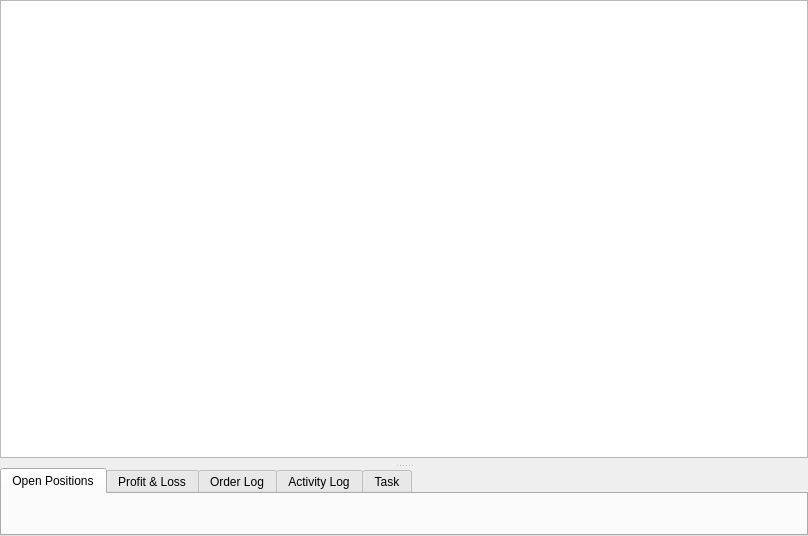
<?xml version="1.0" encoding="UTF-8"?>
<ui version="4.0">
 <class>BlotterWindow</class>
 <widget class="QWidget" name="BlotterWindow">
  <property name="geometry">
   <rect>
    <x>0</x>
    <y>0</y>
    <width>808</width>
    <height>536</height>
   </rect>
  </property>
  <property name="windowTitle">
   <string>Blotter</string>
  </property>
  <property name="windowIcon">
   <iconset resource="../../Resources/Resources.qrc">
    <normaloff>:/icons/window_earth.png</normaloff>:/icons/window_earth.png</iconset>
  </property>
  <layout class="QVBoxLayout" name="verticalLayout">
   <property name="spacing">
    <number>0</number>
   </property>
   <property name="leftMargin">
    <number>0</number>
   </property>
   <property name="topMargin">
    <number>0</number>
   </property>
   <property name="rightMargin">
    <number>0</number>
   </property>
   <property name="bottomMargin">
    <number>0</number>
   </property>
   <item>
    <widget class="QSplitter" name="m_splitter">
     <property name="frameShape">
      <enum>QFrame::NoFrame</enum>
     </property>
     <property name="frameShadow">
      <enum>QFrame::Plain</enum>
     </property>
     <property name="midLineWidth">
      <number>0</number>
     </property>
     <property name="orientation">
      <enum>Qt::Vertical</enum>
     </property>
     <property name="handleWidth">
      <number>4</number>
     </property>
     <widget class="QWidget" name="m_tasks" native="true">
      <layout class="QVBoxLayout" name="verticalLayout_2">
       <property name="spacing">
        <number>6</number>
       </property>
       <property name="leftMargin">
        <number>0</number>
       </property>
       <property name="topMargin">
        <number>0</number>
       </property>
       <property name="rightMargin">
        <number>0</number>
       </property>
       <property name="bottomMargin">
        <number>6</number>
       </property>
       <item>
        <widget class="QTableView" name="m_taskTable">
         <property name="contextMenuPolicy">
          <enum>Qt::CustomContextMenu</enum>
         </property>
         <property name="alternatingRowColors">
          <bool>true</bool>
         </property>
         <property name="selectionBehavior">
          <enum>QAbstractItemView::SelectRows</enum>
         </property>
         <property name="showGrid">
          <bool>false</bool>
         </property>
         <property name="sortingEnabled">
          <bool>true</bool>
         </property>
         <attribute name="horizontalHeaderHighlightSections">
          <bool>false</bool>
         </attribute>
         <attribute name="horizontalHeaderStretchLastSection">
          <bool>false</bool>
         </attribute>
         <attribute name="verticalHeaderVisible">
          <bool>false</bool>
         </attribute>
         <attribute name="verticalHeaderHighlightSections">
          <bool>false</bool>
         </attribute>
        </widget>
       </item>
      </layout>
     </widget>
     <widget class="QTabWidget" name="m_summary">
      <property name="sizePolicy">
       <sizepolicy hsizetype="Preferred" vsizetype="Preferred">
        <horstretch>0</horstretch>
        <verstretch>0</verstretch>
       </sizepolicy>
      </property>
      <property name="tabPosition">
       <enum>QTabWidget::North</enum>
      </property>
      <property name="tabShape">
       <enum>QTabWidget::Rounded</enum>
      </property>
      <property name="currentIndex">
       <number>0</number>
      </property>
      <widget class="Spire::OpenPositionsWidget" name="m_openPositionsTab">
       <attribute name="title">
        <string>Open Positions</string>
       </attribute>
      </widget>
      <widget class="Spire::ProfitAndLossWidget" name="m_profitAndLossTab">
       <attribute name="title">
        <string>Profit &amp;&amp; Loss</string>
       </attribute>
      </widget>
      <widget class="Spire::OrderLogWidget" name="m_orderLogTab">
       <attribute name="title">
        <string>Order Log</string>
       </attribute>
      </widget>
      <widget class="Spire::ActivityLogWidget" name="m_activityLogTab">
       <attribute name="title">
        <string>Activity Log</string>
       </attribute>
      </widget>
      <widget class="Spire::TaskWidget" name="m_taskTab">
       <attribute name="title">
        <string>Task</string>
       </attribute>
      </widget>
     </widget>
    </widget>
   </item>
  </layout>
 </widget>
 <customwidgets>
  <customwidget>
   <class>Spire::OpenPositionsWidget</class>
   <extends>QWidget</extends>
   <header>Spire/Blotter/OpenPositionsWidget.hpp</header>
   <container>1</container>
  </customwidget>
  <customwidget>
   <class>Spire::ActivityLogWidget</class>
   <extends>QWidget</extends>
   <header>Spire/Blotter/ActivityLogWidget.hpp</header>
   <container>1</container>
  </customwidget>
  <customwidget>
   <class>Spire::TaskWidget</class>
   <extends>QWidget</extends>
   <header>Spire/Blotter/TaskWidget.hpp</header>
   <container>1</container>
  </customwidget>
  <customwidget>
   <class>Spire::ProfitAndLossWidget</class>
   <extends>QWidget</extends>
   <header>Spire/Blotter/ProfitAndLossWidget.hpp</header>
   <container>1</container>
  </customwidget>
  <customwidget>
   <class>Spire::OrderLogWidget</class>
   <extends>QWidget</extends>
   <header>Spire/Blotter/OrderLogWidget.hpp</header>
   <container>1</container>
  </customwidget>
 </customwidgets>
 <resources>
  <include location="../../Resources/Resources.qrc"/>
 </resources>
 <connections/>
</ui>
